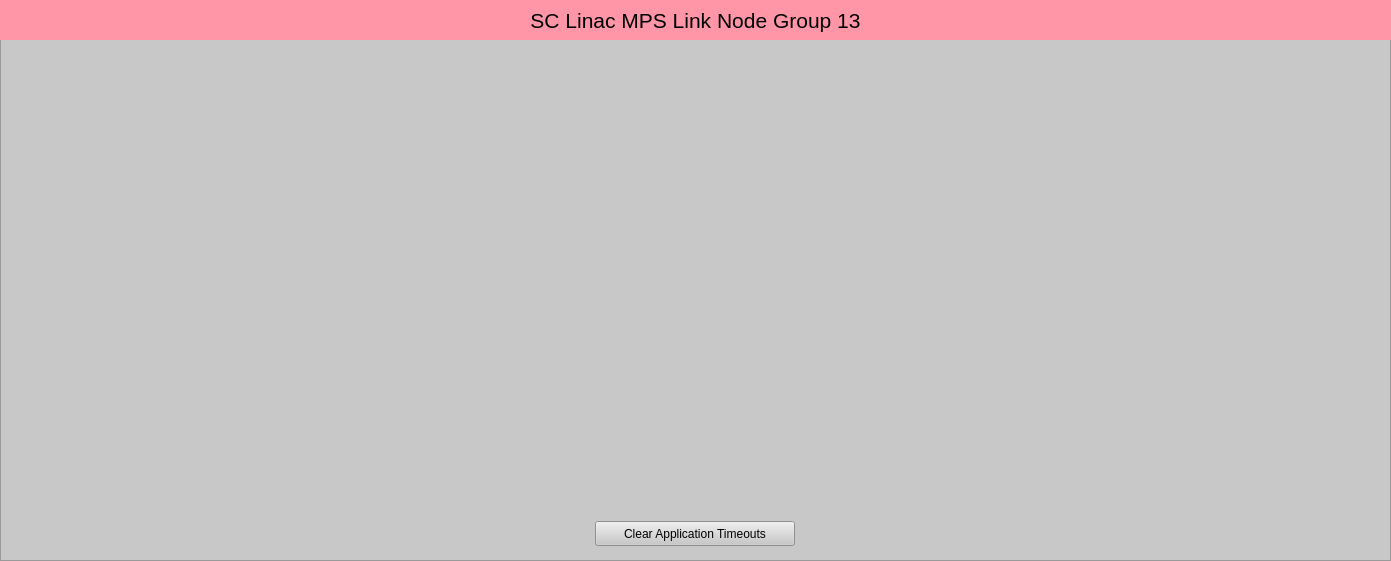
<?xml version="1.0" encoding="UTF-8"?>
<ui version="4.0">
 <class>Form</class>
 <widget class="QWidget" name="Form">
  <property name="geometry">
   <rect>
    <x>0</x>
    <y>0</y>
    <width>1391</width>
    <height>561</height>
   </rect>
  </property>
  <property name="windowTitle">
   <string>SC Linac MPS Link Node Group 13</string>
  </property>
  <widget class="QFrame" name="frame">
   <property name="geometry">
    <rect>
     <x>0</x>
     <y>0</y>
     <width>1391</width>
     <height>561</height>
    </rect>
   </property>
   <property name="styleSheet">
    <string notr="true">background-color: rgb(200, 200, 200);</string>
   </property>
   <property name="frameShape">
    <enum>QFrame::StyledPanel</enum>
   </property>
   <property name="frameShadow">
    <enum>QFrame::Raised</enum>
   </property>
   <widget class="QLabel" name="label">
    <property name="geometry">
     <rect>
      <x>0</x>
      <y>0</y>
      <width>1391</width>
      <height>40</height>
     </rect>
    </property>
    <property name="font">
     <font>
      <pointsize>16</pointsize>
     </font>
    </property>
    <property name="styleSheet">
     <string notr="true">background-color: rgb(255, 150, 168);</string>
    </property>
    <property name="text">
     <string>SC Linac MPS Link Node Group 13</string>
    </property>
    <property name="alignment">
     <set>Qt::AlignCenter</set>
    </property>
   </widget>
   <widget class="PyDMEmbeddedDisplay" name="PyDMEmbeddedDisplay">
    <property name="geometry">
     <rect>
      <x>924</x>
      <y>165</y>
      <width>457</width>
      <height>230</height>
     </rect>
    </property>
    <property name="toolTip">
     <string/>
    </property>
    <property name="macros" stdset="0">
     <string>{"P":"MPLN:SPH:MP03:1","CN":"SIOC:SYS0:MP02","AID":"0","SLOT_FILE":"LinkNode122_slot.ui","P_IN":"SIOC:SYS0:MP02","PGP":"1","LN":"122","TYPE":"REM","LOCA":"SPH","IOC_UNIT":"MP03","INST":"1","VIS":"1","P_IN2":"SIOC:SYS0:MP02","TEXT":"CN B005"}</string>
    </property>
    <property name="filename" stdset="0">
     <string>$PYDM/mps/mps_crate_link.ui</string>
    </property>
   </widget>
   <widget class="PyDMEmbeddedDisplay" name="PyDMEmbeddedDisplay">
    <property name="geometry">
     <rect>
      <x>467</x>
      <y>280</y>
      <width>457</width>
      <height>230</height>
     </rect>
    </property>
    <property name="toolTip">
     <string/>
    </property>
    <property name="macros" stdset="0">
     <string>{"P":"MPLN:SPH:MP02:1","CN":"SIOC:SYS0:MP02","AID":"0","SLOT_FILE":"LinkNode121_slot.ui","P_IN":"MPLN:SPH:MP03:1","PGP":"1","LN":"121","TYPE":"LOC","LOCA":"SPH","IOC_UNIT":"MP02","INST":"1","VIS":"0","P_IN2":"MPLN:SPH:MP03:1","TEXT":"LN Rx"}</string>
    </property>
    <property name="filename" stdset="0">
     <string>$PYDM/mps/mps_crate_link.ui</string>
    </property>
   </widget>
   <widget class="PyDMEmbeddedDisplay" name="PyDMEmbeddedDisplay">
    <property name="geometry">
     <rect>
      <x>10</x>
      <y>280</y>
      <width>457</width>
      <height>230</height>
     </rect>
    </property>
    <property name="toolTip">
     <string/>
    </property>
    <property name="macros" stdset="0">
     <string>{"P":"MPLN:SPH:MP01:1","CN":"SIOC:SYS0:MP02","AID":"0","SLOT_FILE":"LinkNode120_slot.ui","P_IN":"MPLN:SPH:MP02:1","PGP":"0","LN":"120","TYPE":"LOC","LOCA":"SPH","IOC_UNIT":"MP01","INST":"1","VIS":"0","P_IN2":"MPLN:SPH:MP02:1","TEXT":"LN Rx"}</string>
    </property>
    <property name="filename" stdset="0">
     <string>$PYDM/mps/mps_crate_link.ui</string>
    </property>
   </widget>
   <widget class="PyDMEmbeddedDisplay" name="PyDMEmbeddedDisplay">
    <property name="geometry">
     <rect>
      <x>467</x>
      <y>50</y>
      <width>457</width>
      <height>230</height>
     </rect>
    </property>
    <property name="toolTip">
     <string/>
    </property>
    <property name="macros" stdset="0">
     <string>{"P":"MPLN:SPH:MP04:1","CN":"SIOC:SYS0:MP02","AID":"0","SLOT_FILE":"LinkNode123_slot.ui","P_IN":"MPLN:SPH:MP03:1","PGP":"0","LN":"123","TYPE":"LOC","LOCA":"SPH","IOC_UNIT":"MP04","INST":"1","VIS":"0","P_IN2":"MPLN:SPH:MP03:1","TEXT":"LN Rx"}</string>
    </property>
    <property name="filename" stdset="0">
     <string>$PYDM/mps/mps_crate_link.ui</string>
    </property>
   </widget>
   <widget class="PyDMEmbeddedDisplay" name="PyDMEmbeddedDisplay">
    <property name="geometry">
     <rect>
      <x>10</x>
      <y>50</y>
      <width>457</width>
      <height>230</height>
     </rect>
    </property>
    <property name="toolTip">
     <string/>
    </property>
    <property name="macros" stdset="0">
     <string>{"P":"MPLN:SPH:MP05:1","CN":"SIOC:SYS0:MP02","AID":"0","SLOT_FILE":"LinkNode124_slot.ui","P_IN":"MPLN:SPH:MP04:1","PGP":"0","LN":"124","TYPE":"LOC","LOCA":"SPH","IOC_UNIT":"MP05","INST":"1","VIS":"0","P_IN2":"MPLN:SPH:MP04:1","TEXT":"LN Rx"}</string>
    </property>
    <property name="filename" stdset="0">
     <string>$PYDM/mps/mps_crate_link.ui</string>
    </property>
   </widget>
   <widget class="PyDMDrawingImage" name="PyDMDrawingImage">
    <property name="geometry">
     <rect>
      <x>10</x>
      <y>509</y>
      <width>250</width>
      <height>50</height>
     </rect>
    </property>
    <property name="toolTip">
     <string/>
    </property>
    <property name="styleSheet">
     <string notr="true">background-color: rgb(200, 200, 200);</string>
    </property>
    <property name="filename" stdset="0">
     <string>$PYDM/mps/lcls_mps_lockup_sidebyside_digital.png</string>
    </property>
   </widget>
   <widget class="PyDMPushButton" name="PyDMPushButton">
    <property name="geometry">
     <rect>
      <x>595</x>
      <y>521</y>
      <width>200</width>
      <height>25</height>
     </rect>
    </property>
    <property name="toolTip">
     <string/>
    </property>
    <property name="text">
     <string>Clear Application Timeouts</string>
    </property>
    <property name="channel" stdset="0">
     <string>ca://SIOC:SYS0:MP02:TO_ERR_CLR</string>
    </property>
    <property name="pressValue" stdset="0">
     <string>1</string>
    </property>
    <property name="releaseValue" stdset="0">
     <string>0</string>
    </property>
   </widget>
  </widget>
 </widget>
 <customwidgets>
  <customwidget>
   <class>PyDMEmbeddedDisplay</class>
   <extends>QFrame</extends>
   <header>pydm.widgets.embedded_display</header>
  </customwidget>
  <customwidget>
   <class>PyDMPushButton</class>
   <extends>QPushButton</extends>
   <header>pydm.widgets.pushbutton</header>
  </customwidget>
  <customwidget>
   <class>PyDMDrawingImage</class>
   <extends>QWidget</extends>
   <header>pydm.widgets.drawing</header>
  </customwidget>
 </customwidgets>
 <resources/>
 <connections/>
</ui>
